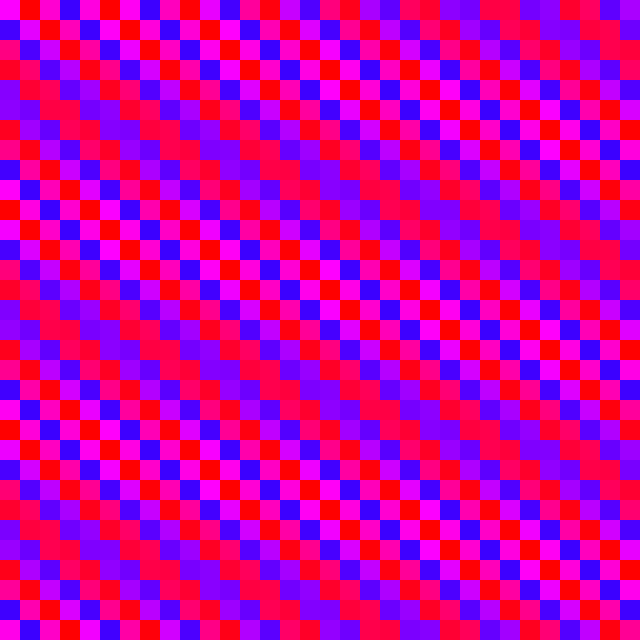
Frame 1 (no input)
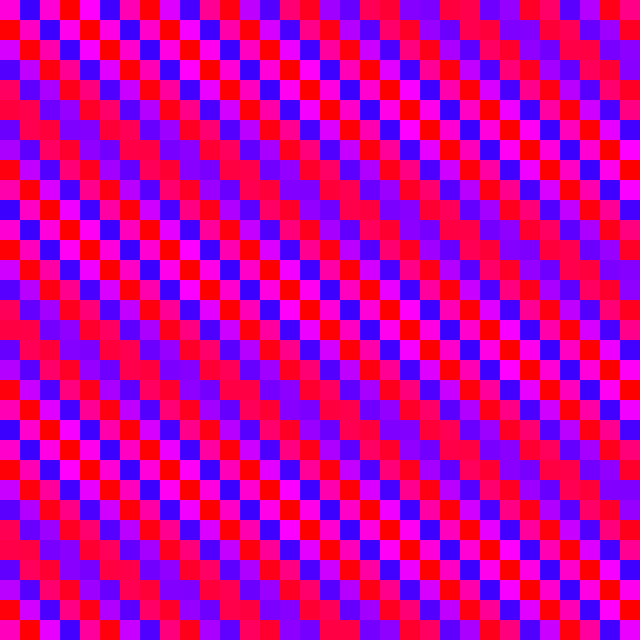
Frame 60 (the mouse pressed at the canvas centre just before this capture)
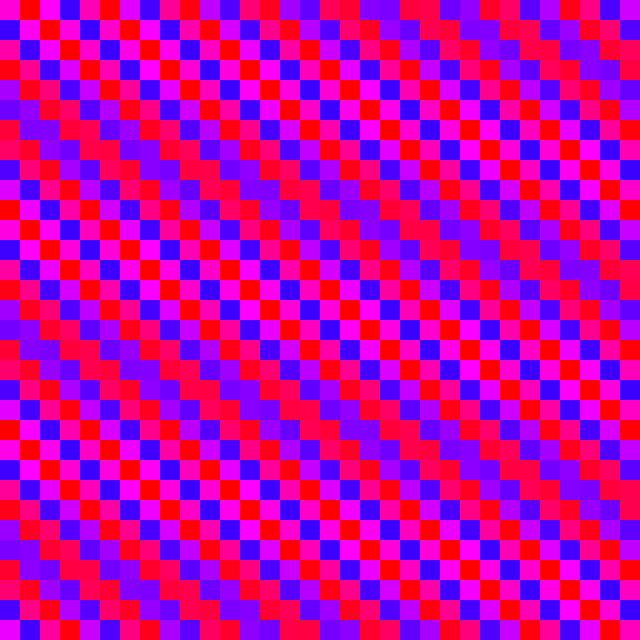
Frame 120 (the mouse held since frame 60 and released just before this capture)

The Processing sketch that drew these frames (run headless with seeded random() and noise(); from frame 60 on, the mouse is pressed at the canvas centre):

// Processing sketch: processing_8948
// ── processing_8948.pde

/*

  Farbprogramm RasterPhasendingens Nr 1, v0.1, 
  frei nach Dennis Richters frei nach ...
  von
  Steffen Henschel

  2010 04 17
  
  */

int grid = 32;        // Rasterfaktor: Anzahl der Blöcke in x-Richtung vorzugsweise kgv von 4
int colorFrom = 180;  // Farbbereich von ... 
int colorTo = 255;   //                     bis ...

float phaseStartFactor = 8;
float phaseStep = 0.00005;


float blkChangeColor = 0.1;
float blkColor;
float countBlks = 0.0;
float numOfBlks = 0.0;
int blockSize;
float phaseStart;
float step;

void setup()
{
  size ( 640, 640 );
  frameRate( 20 );
  background ( 180 );
  colorMode( HSB );
  noStroke();
  blockSize = width/grid;
  numOfBlks = grid*grid*height/width;
}

void draw() 
{
  for( int ix = 0; ix < (width/blockSize); ix++ )
  {
    for( int iy = 0; iy < (height/blockSize); iy++ )
    {
      countBlks++;
      
      step += phaseStep;
      phaseStart = countBlks*phaseStartFactor;
      blkColor = map( cos(phaseStart+step)+1, 0, 2, colorFrom, colorTo );
      fill( blkColor, 255, 255 );
      
      pushMatrix();
        translate( ix*blockSize, iy*blockSize );
        rect( 0, 0, blockSize, blockSize );
      popMatrix();
      
      if ( countBlks == numOfBlks ) {
        countBlks = 0;
      }
    }
  }
  if ( keyPressed) {
    
    switch ( key ) {
      
     case 's':
       phaseStep = 0.00000;
       println( "Stop!" );
       break;
     
     case 'c':
       colorFrom = int( random( 255.9 ) ); 
       colorTo = int( random( 255.9 ) );
       println( "Huh! New Colors!" );
       break;
       
      case 'g':
       grid = grid*2;
       if ( grid == 128 ) { grid = 8; }
       blockSize = width/grid;
       numOfBlks = grid*grid*height/width;
       println( "Wow!" );
       break;
    }
    
    switch ( keyCode ) {
      
     case 38:
       phaseStep += 0.000005;
       println( "Steps:" + phaseStep );
       break;
       
     case 40:
       phaseStep -= 0.000005;
       println( "Steps:" + phaseStep );
       break;
     
     case 37:
       phaseStartFactor -= 0.005;
       println( "Phase:" + phaseStartFactor );
       break;
       
     case 39:
       phaseStartFactor += 0.005;
       println( "Phase:" + phaseStartFactor );
       break;
    }
  }
}
